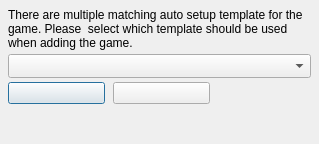
<?xml version="1.0" encoding="UTF-8"?>
<ui version="4.0">
  <class>ImportSelectTemplateForm</class>
  <widget class="QDialog" name="ImportSelectTemplateForm">
    <property name="geometry"><rect><x>0</x><y>0</y><width>319</width><height>144</height></rect></property>
    <property name="windowTitle"><string>ImportSelectTemplateForm</string></property>
    <property name="vclBorderStyle" stdset="0"><string notr="true">bsDialog</string></property>
    <property name="vclPosition" stdset="0"><string notr="true">poOwnerFormCenter</string></property>
    <property name="vclDesignWidth" stdset="0"><number>319</number></property>
    <property name="vclDesignHeight" stdset="0"><number>144</number></property>
    <layout class="QGridLayout" name="ImportSelectTemplateForm_Layout" columnstretch="0,0,1">
      <property name="leftMargin"><number>8</number></property>
      <property name="topMargin"><number>8</number></property>
      <property name="rightMargin"><number>8</number></property>
      <property name="bottomMargin"><number>8</number></property>
      <property name="horizontalSpacing"><number>8</number></property>
      <property name="verticalSpacing"><number>4</number></property>
      <item row="0" column="0" colspan="3">
        <widget class="QLabel" name="InfoLabel">
          <property name="text"><string>There are multiple matching auto setup template for the game. Please  select which template should be used when adding the game.</string></property>
          <property name="textFormat"><enum>Qt::PlainText</enum></property>
          <property name="wordWrap"><bool>true</bool></property>
          <property name="alignment"><set>Qt::AlignLeft|Qt::AlignTop</set></property>
        </widget>
      </item>
      <item row="1" column="0" colspan="3">
        <widget class="QComboBox" name="ComboBox">
          <property name="editable"><bool>false</bool></property>
          <property name="maxVisibleItems"><number>8</number></property>
          <property name="sizeAdjustPolicy"><enum>QComboBox::AdjustToMinimumContentsLengthWithIcon</enum></property>
          <property name="minimumContentsLength"><number>10</number></property>
        </widget>
      </item>
      <item row="2" column="0" alignment="Qt::AlignLeft">
        <widget class="QPushButton" name="OKButton">
          <property name="text"><string /></property>
          <property name="autoDefault"><bool>false</bool></property>
          <property name="vclKind" stdset="0"><string notr="true">bkOK</string></property>
          <property name="default"><bool>true</bool></property>
          <property name="vclModalResult" stdset="0"><string notr="true">mrOk</string></property>
          <property name="vclOnClick" stdset="0"><string notr="true">OKButtonClick</string></property>
          <property name="minimumSize"><size><width>97</width><height>0</height></size></property>
        </widget>
      </item>
      <item row="2" column="1" alignment="Qt::AlignLeft">
        <widget class="QPushButton" name="CancelButton">
          <property name="text"><string /></property>
          <property name="autoDefault"><bool>false</bool></property>
          <property name="vclKind" stdset="0"><string notr="true">bkCancel</string></property>
          <property name="vclCancel" stdset="0"><bool>true</bool></property>
          <property name="vclModalResult" stdset="0"><string notr="true">mrCancel</string></property>
          <property name="minimumSize"><size><width>97</width><height>0</height></size></property>
        </widget>
      </item>
      <item row="0" column="2">
        <spacer name="ImportSelectTemplateForm_Layout_HFill">
          <property name="orientation"><enum>Qt::Horizontal</enum></property>
          <property name="sizeHint" stdset="0"><size><width>0</width><height>0</height></size></property>
        </spacer>
      </item>
      <item row="3" column="0">
        <spacer name="ImportSelectTemplateForm_VFill">
          <property name="orientation"><enum>Qt::Vertical</enum></property>
          <property name="sizeHint" stdset="0"><size><width>0</width><height>0</height></size></property>
        </spacer>
      </item>
    </layout>
  </widget>
  <tabstops>
    <tabstop>OKButton</tabstop>
    <tabstop>CancelButton</tabstop>
    <tabstop>ComboBox</tabstop>
  </tabstops>
  <resources>
    <include location="../../resources/dfend.qrc" />
  </resources>
  <connections />
</ui>
